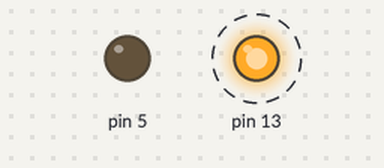
The sketch below on a simulated Arduino Uno, built with avr-gcc and run on an emulated ATmega328P. Shown: output pins drawn as LEDs (lit = HIGH). Dashed ring = blinking.

Above: at 0.15 s.
Timing chart, 0 to 8.1 s (numbered marks = the images above):
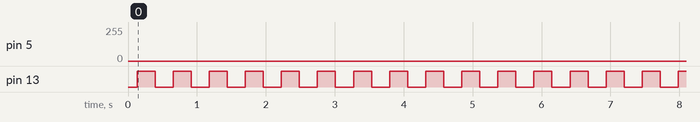

The sketch:

ArduinoMiniTest.ino
```cpp
int brightness = 0;
int change = 1;

void setup() {
  // put your setup code here, to run once:
  pinMode(5,OUTPUT);

  pinMode(13,OUTPUT);


}

void loop() {
  // put your main code here, to run repeatedly:
  analogWrite(5, brightness);
  analogWrite(13,brightness);
  delay(1);

  brightness+=change;
  if(brightness>=255) {
    change*=-1;
    brightness = 255;

  } else if(brightness<0) {
    change*=-1;
   brightness = 0;

  }

}
```

Measured:
- by itself, pin 13: alternates HIGH for 0.26 s and LOW for 0.26 s
